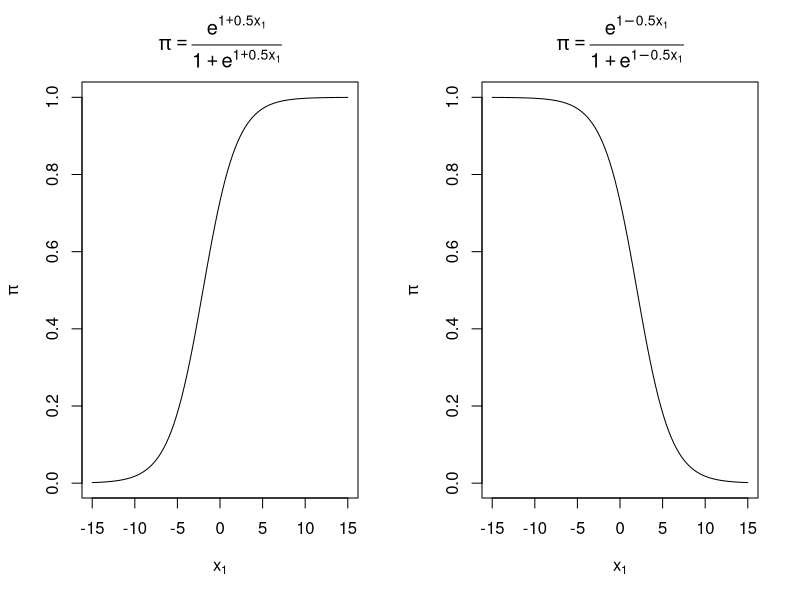
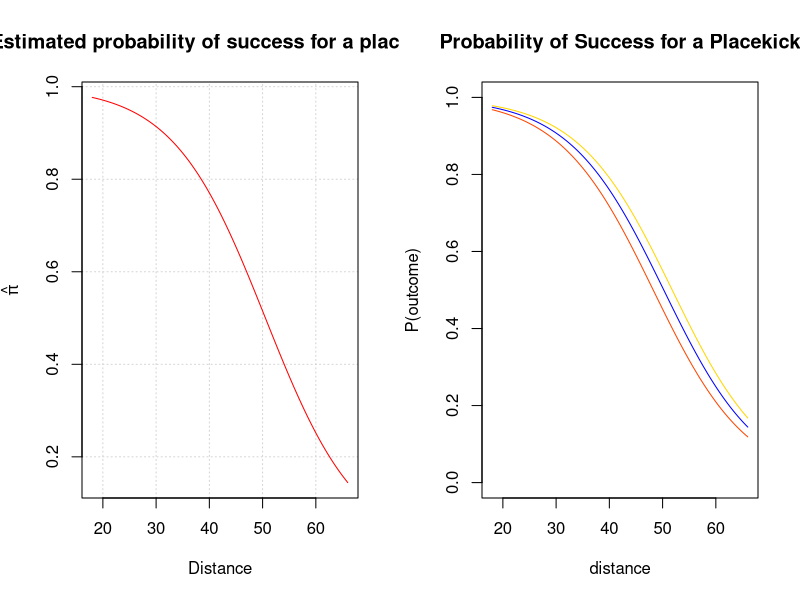

Recreate these plots in R, in order.
## ---- chunk 1
knitr::opts_chunk$set(echo = TRUE)
## ---- chunk 2
par(mfrow = c(1, 2))
beta0 = 1
beta1 = 0.5

curve(expr = exp(beta0 + beta1*x) / (1 + exp(beta0 + beta1*x)),
      xlim = c(-15, 15), col = "black", 
      main = expression(pi == frac(e^{1 + 0.5*x[1]}, 1+e^{1+0.5*x[1]})),
      xlab = expression(x[1]), ylab = expression(pi))

beta1 = -0.5
curve(expr = exp(beta0 + beta1*x) / (1 + exp(beta0 + beta1*x)),
      xlim = c(-15, 15), col = "black", 
      main = expression(pi == frac(e^{1 - 0.5*x[1]}, 1+e^{1 -0.5*x[1]})),
      xlab = expression(x[1]), ylab = expression(pi))


## ---- chunk 3
df = read.table(file = "Placekick.csv", header = TRUE, sep = ",")
str(df)

head(df)

# check NA in each column
apply(is.na(df), 2, sum)

# check the dependent variable of interest
table(df$good)

prop.table(table(df$good))


## ---- chunk 4
mod.fit = glm(formula = good ~ distance, family = binomial(link = logit), data = df)
mod.fit

## ---- chunk 5
# there are many information stored within the mod.fit object
names(mod.fit)

length(mod.fit$coefficients)

mod.fit$coefficients

mod.fit$coefficients[1]
## ---- chunk 6
summary(object = mod.fit)

## ---- chunk 7
class(mod.fit)
## ---- chunk 8
methods(class = glm)
## ---- chunk 9
summary(df$distance)
## ---- chunk 10
curve(expr = exp(mod.fit$coefficients[1] + mod.fit$coefficients[2]*x) /
        (1 + exp(mod.fit$coefficients[1] + mod.fit$coefficients[2]*x)),
         col = "red", xlim = c(18, 66), ylab = expression(hat(pi)), xlab = "Distance",
         main = "Estimated probability of success for a placekick", panel.first = grid()
        )
           
           
## ---- chunk 11
mod.fit2 = glm(formula = good ~ change + distance, family = binomial(link = logit), data = df)
summary(mod.fit2)

mod.fit2$coefficients
## ---- chunk 12
newdata = data.frame(change = 0.5, distance = 50)
predict(mod.fit2, newdata, type="response")

## ---- chunk 13
b0 = mod.fit2$coefficients[1]
b1 = mod.fit2$coefficients[2]
b2 = mod.fit2$coefficients[3]

summary(df$change)

x_range = seq(from = min(df$distance), to=max(df$distance), by = .1)

curve1 = exp(b0 + b1*0.5 + b2*x_range) /
  (1 + exp(b0 + b1*0.5 + b2*x_range))

curve2 = exp(b0 + b1*0.1 + b2*x_range) /
  (1 + exp(b0 + b1*0.1 + b2*x_range))

curve3 = exp(b0 + b1*1 + b2*x_range) /
  (1 + exp(b0 + b1*1 + b2*x_range))

plot(x_range, curve1, ylim = c(0, 1), col = "blue", type= "l", xlab = "distance",
     ylab = "P(outcome)", main = "Probability of Success for a Placekick")
lines(x_range, curve2, col = "gold", type= "l")
lines(x_range, curve3, col = "orangered", type= "l")

## ---- chunk 14
logL = function(beta, x, Y) {
  pi = exp(beta[1] + beta[2] *x) / ( 1 + exp(beta[1] + beta[2] *x))
  sum(Y*log(pi) + (1-Y)*log(1-pi))
}

logL(beta = mod.fit$coefficients, x = df$distance, Y = df$good)
## ---- chunk 15
# find starting values for parameter estimate
reg.mod = lm(formula = good ~ distance, data = df)
reg.mod$coefficients
## ---- chunk 16
# use control = list(fnscale = -1) to "maximize" instead of minimize
mod.fit.optim = optim(par = reg.mod$coefficients, fn = logL, 
                      hessian = TRUE, x = df$distance, Y = df$good, control = list(fnscale = -1),
                      method = "BFGS")
names(mod.fit.optim)

mod.fit.optim$par

mod.fit.optim$convergence

-solve(mod.fit.optim$hessian)

## ---- chunk 17

vcov(mod.fit2)
## ---- chunk 18
summary(mod.fit2)
## ---- chunk 19
library(car)
Anova(mod = mod.fit2, test = "LR")

## ---- chunk 20
mod.fit2 = glm(formula = good ~ change + distance, family = binomial(link = logit), data = df)
mod.fit.Ho = glm(formula = good ~ distance, family = binomial(link = logit), data = df)
anova(mod.fit.Ho, mod.fit2, test = "Chisq") # note anova, not Anova

## ---- chunk 21
mod.fit2 = glm(formula = good ~ change + distance, family = binomial(link = logit), data = df)
mod.fit.Ho = glm(formula = good ~ distance, family = binomial(link = logit), data = df)

dframe = mod.fit.Ho$df.residual - mod.fit2$df.residual

stat = mod.fit.Ho$deviance - mod.fit2$deviance

pvalue = 1 - pchisq(q= stat, df = dframe)
data.frame(Ho.resid.dev = mod.fit2$deviance, Ha.resid.dev = mod.fit2$deviance,
           df = dframe, stat = round(stat, 4), 
           pvalue = round(pvalue, 4))
## ---- chunk 22

mod.fit = glm(formula = good ~ distance, family = binomial(link = logit), data = df)
beta.ci = confint(object = mod.fit, parm = "distance", level = 0.95)
# confint finds an interval for b1 itself
beta.ci

# then we use exp() function to find the confidence interval for OR
rev(1/exp(beta.ci*10)) # invert OR C.I. and c=10
as.numeric(rev(1/exp(beta.ci*10)))

## ---- chunk 23
# estiamte the probability of success for a distance of 20 yards
linear.pred = mod.fit$coefficients[1] + mod.fit$coefficients[2] * 20
linear.pred

exp(linear.pred)/(1+exp(linear.pred))
## ---- chunk 24
predict.data = data.frame(distance = 20)
predict(object = mod.fit, newdata = predict.data, type = "link")
predict(object = mod.fit, newdata = predict.data, type = "response")
## ---- chunk 25
linear.pred = predict(object = mod.fit, newdata = predict.data, type = "link", se = TRUE)
linear.pred
## ---- chunk 26
pi.hat = exp(linear.pred$fit) / (1 + exp(linear.pred$fit))
alpha = 0.05
CI.lin.pred = linear.pred$fit + qnorm(p = c(alpha/2, 1 - alpha/2)) * linear.pred$se
CI.pi = exp(CI.lin.pred)/(1 + exp(CI.lin.pred))
CI.pi

data.frame(predict.data, pi.hat, lower= CI.pi[1], upper = CI.pi[2])
## ---- chunk 27
alpha = 0.05
predict.data = data.frame(distance = c(20, 30), change = c(0.5, 0.5))
linear.pred = predict(object = mod.fit2, newdata = predict.data, type = "link", se = TRUE)
CI.lin.pred.x20 = linear.pred$fit[1] + qnorm(p = c(alpha/2, 1 - alpha/2) * linear.pred$se[1])
CI.lin.pred.x30 = linear.pred$fit[2] + qnorm(p = c(alpha/2, 1 - alpha/2) * linear.pred$se[2])

round(exp(CI.lin.pred.x20)/(1 + exp(CI.lin.pred.x20)), 4) # CI for distance 20
round(exp(CI.lin.pred.x30)/(1 + exp(CI.lin.pred.x30)), 4) # CI for distance 30

## ---- chunk 28

